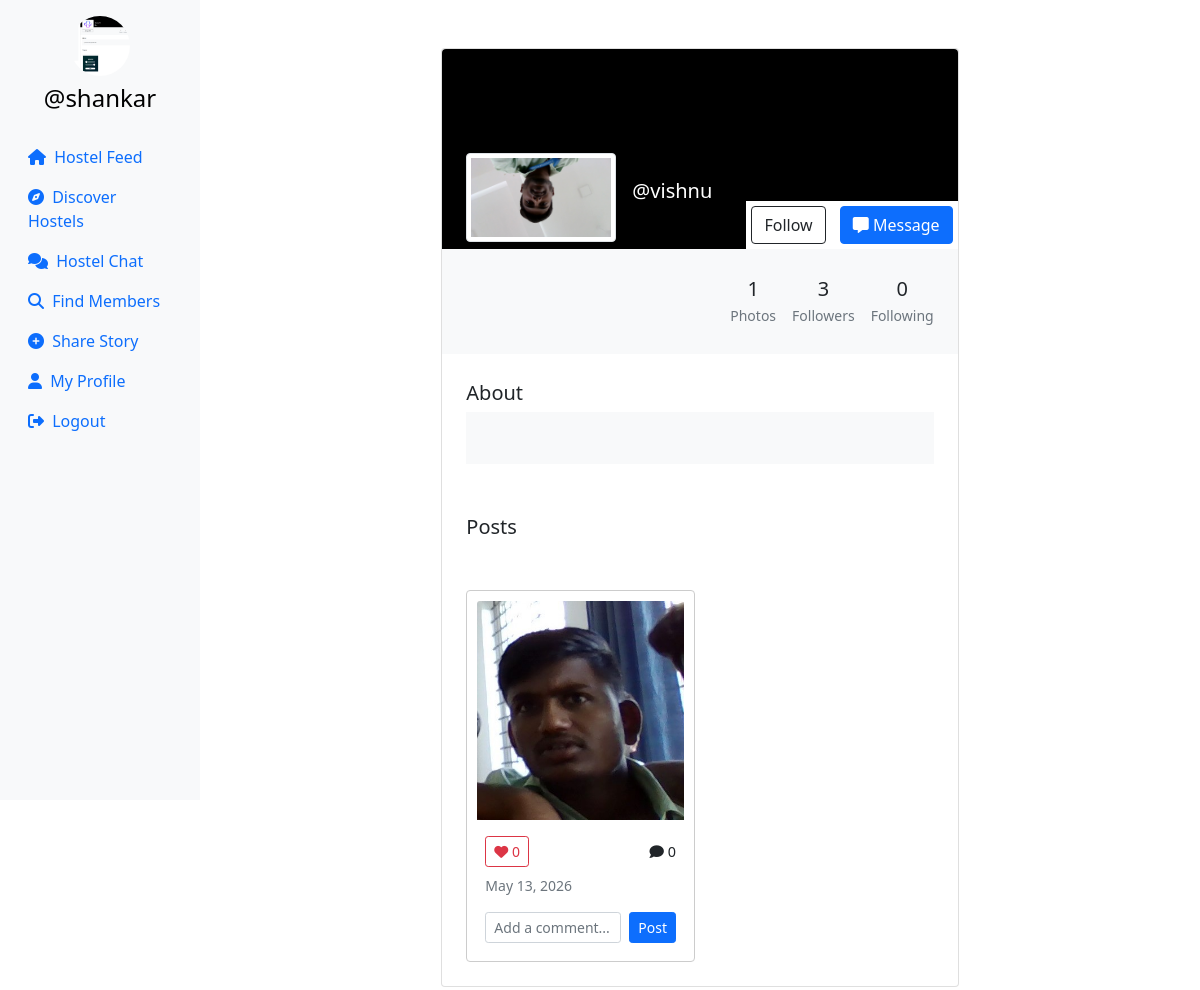
The app's page /profile/vishnu (signed in) with its own data.
### userauth/models.py (models this page shows, shortened)
class Profile(models.Model):
    user = models.ForeignKey(User, on_delete=models.CASCADE)
    id_user = models.IntegerField(primary_key=True, default=0)
    bio = models.TextField(blank=True, default='')
    profileimg = models.ImageField(upload_to='profile_images', default='blank-profile-picture.png')
    location = models.CharField(max_length=100, blank=True, default='')

class Post(models.Model):
    id = models.UUIDField(primary_key=True, default=uuid.uuid4)
    user = models.CharField(max_length=100)
    image = models.ImageField(upload_to='post_images')
    caption = models.TextField()
    created_at = models.DateTimeField(default=datetime.now)
    no_of_likes = models.IntegerField(default=0)

### userauth/views.py (the view, shortened to what this page needs)
# urls.py: path('profile/<str:id_user>', views.profile),
@login_required(login_url='/loginn')
def profile(request,id_user):
    user_object = User.objects.get(username=id_user)
    print(user_object)
    profile = Profile.objects.get(user=request.user)
    user_profile = Profile.objects.get(user=user_object)
    user_posts = Post.objects.filter(user=id_user).order_by('-created_at')
    user_post_length = len(user_posts)
    follower = request.user.username
    user = id_user
    if Followers.objects.filter(follower=follower, user=user).first():
        follow_unfollow = 'Unfollow'
    else:
        follow_unfollow = 'Follow'
    user_followers = len(Followers.objects.filter(user=id_user))
    user_following = len(Followers.objects.filter(follower=id_user))
    latest_conversations = []
    user_posts_with_likes = []
    for post in user_posts:
        likes = LikePost.objects.filter(post_id=post.id)
        is_liked = LikePost.objects.filter(post_id=post.id, username=request.user.username).exists()
        comments = Comment.objects.filter(post=post).order_by('-created_at')[:5]
        user_posts_with_likes.append({
            'post': post,
            'likes': likes,
            'is_liked': is_liked,
            'like_count': len(likes),
            'comments': comments,
            'comment_count': Comment.objects.filter(post=post).count()
        })
    context = {
        'user_object': user_object,
        'user_profile': user_profile,
        'user_posts': user_posts,
        'user_posts_with_likes': user_posts_with_likes,
        'user_post_length': user_post_length,
        'profile': profile,
        'follow_unfollow':follow_unfollow,
        'user_followers': user_followers,
        'user_following': user_following,
        'latest_conversations': latest_conversations,
        'next_url': request.path,
    }
    return render(request, 'profile.html', context)

### templates/profile.html (shortened to what this page needs)
{% load static %}
<!DOCTYPE html>
<html lang="en">
<head>
    <link rel="stylesheet" href="https://maxcdn.bootstrapcdn.com/bootstrap/4.5.2/css/bootstrap.min.css">
    <link href="https://cdn.jsdelivr.net/npm/bootstrap@5.0.2/dist/css/bootstrap.min.css" rel="stylesheet"
>
    <link rel="stylesheet" href="{% static 'css/app.css' %}">
</head>
<body>
    {% load static %}
    <div class="container-fluid">
        <div class="row">
            <nav class="col-md-2 d-none d-md-block sidebar" style="position: fixed;">
                <div class="text-center mt-3">
                    <img src="{{profile.profileimg.url}}" alt="Profile Picture" class="profile-pic">
                    <h4 class="mt-2"><a href="/profile/{{user}}" style="text-decoration:none;">@{{user}}</a></h4>
                </div>
                <ul class="nav flex-column mt-4">
                    <li class="nav-item">
                        <a class="nav-link active" href="/">
                            <i class="fa-solid fa-house mr-1"></i> Hostel Feed
                        </a>
                    </li>
                    <li class="nav-item">
                        <a class="nav-link" href="/explore">
                            <i class="fa-solid fa-compass mr-1"></i> Discover Hostels
                        </a>
                    </li>
                    <li class="nav-item">
                        <a class="nav-link" href="/messages/">
                            <i class="fa-solid fa-comments mr-1"></i> Hostel Chat
                        </a>
                    </li>
                    <li class="nav-item">
                        <a class="nav-link" href="#" data-bs-toggle="modal" data-bs-target="#exampleModal3">
                            <i class="fa-solid fa-magnifying-glass mr-1"></i> Find Members
                        </a>
                    </li>
                    <li class="nav-item">
                        <a class="nav-link" href="#" data-bs-toggle="modal" data-bs-target="#exampleModal2"
                            data-bs-whatever="@getbootstrap">
                            <i class="fa-solid fa-circle-plus mr-1"></i> Share Story
                        </a>
                    </li>
                    <li class="nav-item">
                        <a class="nav-link" href="/profile/{{user}}">
                            <i class="fa-solid fa-user mr-1"></i> My Profile
                        </a>
                    </li>
                    <li class="nav-item">
                        <a class="nav-link" href="/logoutt">
                            <i class="fa-solid fa-right-from-bracket mr-1"></i> Logout
                        </a>
                    </li>
                </ul>
            </nav>
            {% load static %}
            <main role="main" class="col-md-9 ml-sm-auto col-lg-10 px-md-4">
                <section class="gradient-custom-2">
                    <div class="container py-5">
                        <div class="row d-flex justify-content-center align-items-center h-100">
                            <div class="col col-lg-9 col-xl-7">
                                <div class="card">
                                    <div class="rounded-top text-white d-flex flex-row"
                                        style="background:black; height:200px;">
                                        <div class="ms-4  d-flex flex-column" style="width: 150px; margin-top:5rem;">
                                            <img src="{{user_profile.profileimg.url}}" alt="Generic placeholder image"
                                                class="img-fluid img-thumbnail mt-4 mb-2"
                                                style="width: 150px; z-index: 1">
                                        </div>
                                        <div class="ms-3" style="margin-top: 130px;">
                                            <h5>@{{user_profile.user}}</h5>
                                        </div>
                                        <div style="margin-inline-start: auto; margin-top: auto;background:white;">
                                            <form action="/follow" method="POST" style="display: inline;">
                                                {% csrf_token %}  {% if user != user_profile.user %}
                                                <button type="submit" class="btn btn-outline-dark"
                                                    data-mdb-ripple-color="dark" style="z-index: 1; margin: 5px;">
                                                    {{follow_unfollow}}
                                                </button>
                                                {% endif %}
                                            </form>
                                            {% if user != user_profile.user %}
                                            <a href="/messages/?to={{user_object.username}}" class="btn btn-primary"
                                                style="z-index: 1; margin: 5px;">
                                                <i class="fa-solid fa-message"></i> Message
                                            </a>
                                            {% endif %}
                                        </div>
                                    </div>
                                    <div class="p-4 text-black" style="background-color: #f8f9fa;">
                                        <div class="d-flex justify-content-end text-center py-1">
                                            <div>
                                                <p class="mb-1 h5">{{user_post_length}}</p>
                                                <p class="small text-muted mb-0">Photos</p>
                                            </div>
                                            <div class="px-3">
                                                <p class="mb-1 h5">{{user_followers}}</p>
                                                <p class="small text-muted mb-0">Followers</p>
                                            </div>
                                            <div>
                                                <p class="mb-1 h5">{{user_following}}</p>
                                                <p class="small text-muted mb-0">Following</p>
                                            </div>
                                        </div>
                                    </div>
                                    <div class="card-body p-4 text-black">
                                        <div class="mb-5">
                                            <p class="lead fw-normal mb-1">About</p>
                                            <div class="p-4" style="background-color: #f8f9fa;">
                                            </div>
                                        </div>
                                        <div class="mb-5">
                                            <p class="lead fw-normal mb-1">Posts</p>
                                        </div>
                                        <div class="image-grid">
                                            {% for post_item in user_posts_with_likes %}
                                            <div class="card image-item">
                                                <img src="{{post_item.post.image.url}}" class="card-img-top" alt="..."
                                                    style="width: 219px; height: 219px; object-fit: cover;">
                                                <div class="card-body p-2">
                                                    <div class="d-flex justify-content-between align-items-center" style="font-size: 0.9rem; margin-top: 5px;">
                                                        <form action="/like-post/{{ post_item.post.id }}" method="GET" class="mb-0">
                                                            <button type="submit" class="btn btn-sm {% if post_item.is_liked %}btn-danger{% else %}btn-outline-danger{% endif %}">
                                                                <i class="fa-solid fa-heart"></i> {{ post_item.like_count }}
                                                            </button>
                                                        </form>
                                                        <span><i class="fa-solid fa-comment"></i> {{post_item.comment_count}}</span>
                                                    </div>
                                                    <small class="text-muted d-block mt-2">{{post_item.post.created_at|date:"M d, Y"}}</small>
                                                    <div class="mt-3">
                                                        <form action="/comment/{{ post_item.post.id }}/" method="POST" class="d-flex gap-2">
                                                            <input type="text" name="comment_text" class="form-control form-control-sm" placeholder="Add a comment..." required>
                                                            <button type="submit" class="btn btn-sm btn-primary">Post</button>
                                                        </form>
                                                    </div>
                                                </div>
                                            </div>
                                            {% empty %}
                                            <div class="col-12">
                                                <p class="text-muted text-center">No posts yet</p>
                                            </div>
                                            {% endfor %}
                                        </div>
                                    </div>
                                </div>
                            </div>
                        </div>
                    </div>
                </section>
            </main>
        </div>
    </div>
</body>
</html>

### static/css/app.css (style rules this page uses)
* { margin: 0; padding: 0; box-sizing: border-box; }
.profile-pic { width: 100%; height: 100%; border-radius: 50%; object-fit: cover; transition: transform 0.3s ease; }
.sidebar { background-color: #f8f9fa; height: 100vh; color: black; }
a { color: #667eea; }

### templates/profile.html (style rules this page uses)
.sidebar { background-color: #f8f9fa; height: 100vh; color: black; }
.profile-pic { width: 60px; height: 60px; border-radius: 50%; object-fit: cover; }
a { color: black; }
.image-grid { display: grid; grid-template-columns: repeat(auto-fill, minmax(200px, 1fr)); gap: 10px; }
.image-item { border: 1px solid #ccc; padding: 10px; }
.image-item img { max-width: 100%; height: auto; }

### records on screen
Profile: profileimg (picture)
Profile: profileimg (picture), user "vishnu"
Post: post.image (picture), like_count "0", comment_count "0", post.created_at "May 13, 2026"

### other values on screen
{{ user }} "shankar"
{{ follow_unfollow }} "Follow"
{{ user_post_length }} "1"
{{ user_followers }} "3"
{{ user_following }} "0"
